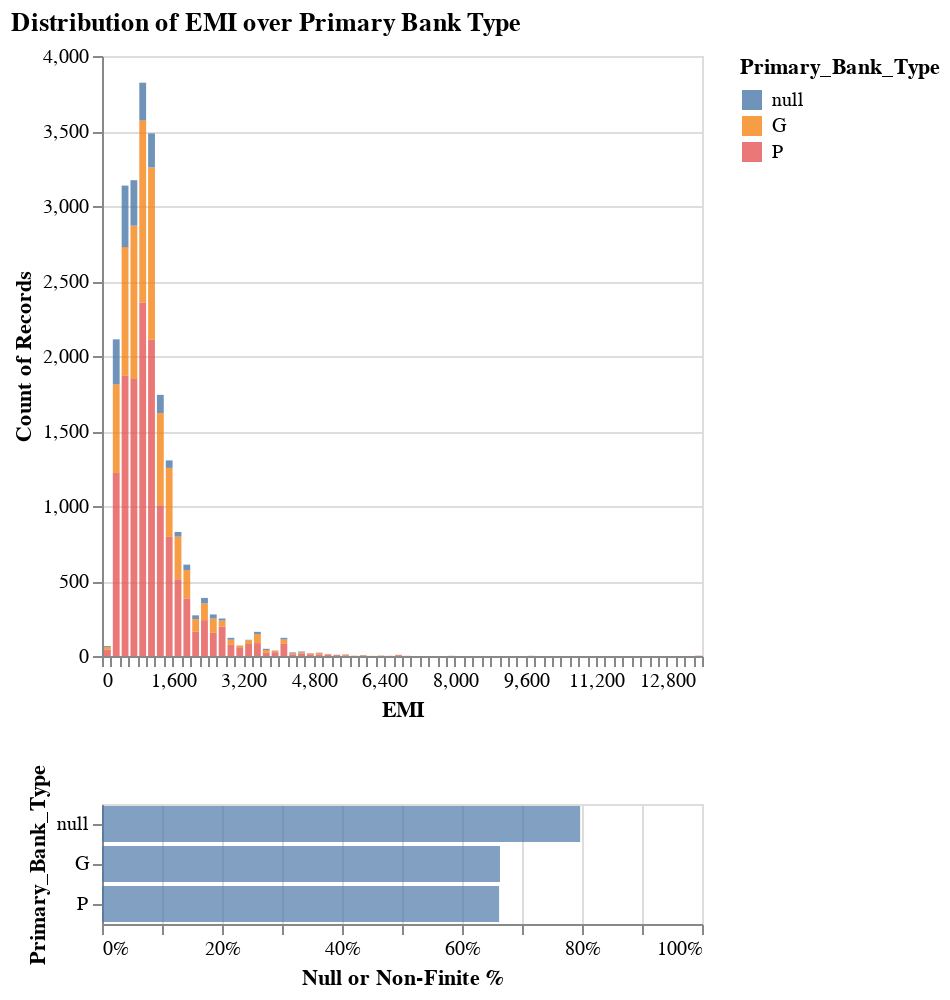

Notebook cell for this chart:
### Code cell
dia.plot_feature_distr(
    "EMI", 
    n_bins=100,  
    over = "Primary_Bank_Type"
).properties(
    title = alt.Title("Distribution of EMI over Primary Bank Type")
) # .interactive()

### Figure 1 — Vega specification as saved in the notebook (floating-point values rounded to 4 significant figures)
{"$schema": "https://vega.github.io/schema/vega/v5.json", "background": "white", "data": [{"name": "param_1_store"}, {"name": "source_0", "values": [{"Primary_Bank_Type": "P", "__count_end": 2357, "__count_start": 0, "bin_maxbins_100_EMI": 800, "bin_maxbins_100_EMI_end": 1000}, {"Primary_Bank_Type": "G", "__count_end": 69, "__count_start": 53, "bin_maxbins_100_EMI": 3000, "bin_maxbins_100_EMI_end": 3200}, {"Primary_Bank_Type": "P", "__count_end": 2108, "__count_start": 0, "bin_maxbins_100_EMI": 1000, "bin_maxbins_100_EMI_end": 1200}, {"Primary_Bank_Type": "G", "__count_end": 796, "__count_start": 511, "bin_maxbins_100_EMI": 1600, "bin_maxbins_100_EMI_end": 1800}, {"Primary_Bank_Type": "G", "__count_end": 2726, "__count_start": 1869, "bin_maxbins_100_EMI": 400, "bin_maxbins_100_EMI_end": 600}, {"Primary_Bank_Type": "P", "__count_end": 1847, "__count_start": 0, "bin_maxbins_100_EMI": 600, "bin_maxbins_100_EMI_end": 800}, {"Primary_Bank_Type": "P", "__count_end": 1005, "__count_start": 0, "bin_maxbins_100_EMI": 1200, "bin_maxbins_100_EMI_end": 1400}, {"Primary_Bank_Type": "P", "__count_end": 86, "__count_start": 0, "bin_maxbins_100_EMI": 3400, "bin_maxbins_100_EMI_end": 3600}, {"Primary_Bank_Type": "P", "__count_end": 511, "__count_start": 0, "bin_maxbins_100_EMI": 1600, "bin_maxbins_100_EMI_end": 1800}, {"Primary_Bank_Type": "G", "__count_end": 19, "__count_start": 11, "bin_maxbins_100_EMI": 4200, "bin_maxbins_100_EMI_end": 4400}, {"Primary_Bank_Type": "G", "__count_end": 1619, "__count_start": 1005, "bin_maxbins_100_EMI": 1200, "bin_maxbins_100_EMI_end": 1400}, {"Primary_Bank_Type": "P", "__count_end": 42, "__count_start": 0, "bin_maxbins_100_EMI": 0, "bin_maxbins_100_EMI_end": 200}, {"Primary_Bank_Type": "P", "__count_end": 1221, "__count_start": 0, "bin_maxbins_100_EMI": 200, "bin_maxbins_100_EMI_end": 400}, {"Primary_Bank_Type": "G", "__count_end": 2869, "__count_start": 1847, "bin_maxbins_100_EMI": 600, "bin_maxbins_100_EMI_end": 800}, {"Primary_Bank_Type": "P", "__count_end": 1869, "__count_start": 0, "bin_maxbins_100_EMI": 400, "bin_maxbins_100_EMI_end": 600}, {"Primary_Bank_Type": "G", "__count_end": 147, "__count_start": 86, "bin_maxbins_100_EMI": 3400, "bin_maxbins_100_EMI_end": 3600}, {"Primary_Bank_Type": "G", "__count_end": 1811, "__count_start": 1221, "bin_maxbins_100_EMI": 200, "bin_maxbins_100_EMI_end": 400}, {"Primary_Bank_Type": "P", "__count_end": 239, "__count_start": 0, "bin_maxbins_100_EMI": 2200, "bin_maxbins_100_EMI_end": 2400}, {"Primary_Bank_Type": "G", "__count_end": 3257, "__count_start": 2108, "bin_maxbins_100_EMI": 1000, "bin_maxbins_100_EMI_end": 1200}, {"Primary_Bank_Type": null, "__count_end": 3136, "__count_start": 2726, "bin_maxbins_100_EMI": 400, "bin_maxbins_100_EMI_end": 600}, {"Primary_Bank_Type": "P", "__count_end": 794, "__count_start": 0, "bin_maxbins_100_EMI": 1400, "bin_maxbins_100_EMI_end": 1600}, {"Primary_Bank_Type": "P", "__count_end": 5, "__count_start": 0, "bin_maxbins_100_EMI": 5400, "bin_maxbins_100_EMI_end": 5600}, {"Primary_Bank_Type": null, "__count_end": 2111, "__count_start": 1811, "bin_maxbins_100_EMI": 200, "bin_maxbins_100_EMI_end": 400}, {"Primary_Bank_Type": "P", "__count_end": 162, "__count_start": 0, "bin_maxbins_100_EMI": 2000, "bin_maxbins_100_EMI_end": 2200}, {"Primary_Bank_Type": "P", "__count_end": 53, "__count_start": 0, "bin_maxbins_100_EMI": 3000, "bin_maxbins_100_EMI_end": 3200}, {"Primary_Bank_Type": null, "__count_end": 3172, "__count_start": 2869, "bin_maxbins_100_EMI": 600, "bin_maxbins_100_EMI_end": 800}, {"Primary_Bank_Type": "G", "__count_end": 1254, "__count_start": 794, "bin_maxbins_100_EMI": 1400, "bin_maxbins_100_EMI_end": 1600}, {"Primary_Bank_Type": "P", "__count_end": 155, "__count_start": 0, "bin_maxbins_100_EMI": 2400, "bin_maxbins_100_EMI_end": 2600}, {"Primary_Bank_Type": "G", "__count_end": 3571, "__count_start": 2357, "bin_maxbins_100_EMI": 800, "bin_maxbins_100_EMI_end": 1000}, {"Primary_Bank_Type": "P", "__count_end": 384, "__count_start": 0, "bin_maxbins_100_EMI": 1800, "bin_maxbins_100_EMI_end": 2000}, {"Primary_Bank_Type": "G", "__count_end": 250, "__count_start": 155, "bin_maxbins_100_EMI": 2400, "bin_maxbins_100_EMI_end": 2600}, {"Primary_Bank_Type": null, "__count_end": 1741, "__count_start": 1619, "bin_maxbins_100_EMI": 1200, "bin_maxbins_100_EMI_end": 1400}, {"Primary_Bank_Type": "G", "__count_end": 351, "__count_start": 239, "bin_maxbins_100_EMI": 2200, "bin_maxbins_100_EMI_end": 2400}, {"Primary_Bank_Type": "G", "__count_end": 246, "__count_start": 162, "bin_maxbins_100_EMI": 2000, "bin_maxbins_100_EMI_end": 2200}, {"Primary_Bank_Type": null, "__count_end": 3484, "__count_start": 3257, "bin_maxbins_100_EMI": 1000, "bin_maxbins_100_EMI_end": 1200}, {"Primary_Bank_Type": "G", "__count_end": 1, "__count_start": 0, "bin_maxbins_100_EMI": 6000, "bin_maxbins_100_EMI_end": 6200}, {"Primary_Bank_Type": "G", "__count_end": 110, "__count_start": 81, "bin_maxbins_100_EMI": 4000, "bin_maxbins_100_EMI_end": 4200}, {"Primary_Bank_Type": null, "__count_end": 3822, "__count_start": 3571, "bin_maxbins_100_EMI": 800, "bin_maxbins_100_EMI_end": 1000}, {"Primary_Bank_Type": "G", "__count_end": 60, "__count_start": 42, "bin_maxbins_100_EMI": 0, "bin_maxbins_100_EMI_end": 200}, {"Primary_Bank_Type": "G", "__count_end": 573, "__count_start": 384, "bin_maxbins_100_EMI": 1800, "bin_maxbins_100_EMI_end": 2000}, {"Primary_Bank_Type": "P", "__count_end": 81, "__count_start": 0, "bin_maxbins_100_EMI": 4000, "bin_maxbins_100_EMI_end": 4200}, {"Primary_Bank_Type": null, "__count_end": 1304, "__count_start": 1254, "bin_maxbins_100_EMI": 1400, "bin_maxbins_100_EMI_end": 1600}, {"Primary_Bank_Type": "P", "__count_end": 21, "__count_start": 0, "bin_maxbins_100_EMI": 3600, "bin_maxbins_100_EMI_end": 3800}, {"Primary_Bank_Type": "G", "__count_end": 109, "__count_start": 75, "bin_maxbins_100_EMI": 2800, "bin_maxbins_100_EMI_end": 3000}, {"Primary_Bank_Type": "P", "__count_end": 80, "__count_start": 0, "bin_maxbins_100_EMI": 3200, "bin_maxbins_100_EMI_end": 3400}, {"Primary_Bank_Type": "P", "__count_end": 196, "__count_start": 0, "bin_maxbins_100_EMI": 2600, "bin_maxbins_100_EMI_end": 2800}, {"Primary_Bank_Type": "P", "__count_end": 75, "__count_start": 0, "bin_maxbins_100_EMI": 2800, "bin_maxbins_100_EMI_end": 3000}, {"Primary_Bank_Type": null, "__count_end": 277, "__count_start": 250, "bin_maxbins_100_EMI": 2400, "bin_maxbins_100_EMI_end": 2600}, {"Primary_Bank_Type": "P", "__count_end": 6, "__count_start": 0, "bin_maxbins_100_EMI": 5200, "bin_maxbins_100_EMI_end": 5400}, {"Primary_Bank_Type": "P", "__count_end": 9, "__count_start": 0, "bin_maxbins_100_EMI": 5000, "bin_maxbins_100_EMI_end": 5200}, {"Primary_Bank_Type": "G", "__count_end": 20, "__count_start": 10, "bin_maxbins_100_EMI": 4800, "bin_maxbins_100_EMI_end": 5000}, {"Primary_Bank_Type": "G", "__count_end": 237, "__count_start": 196, "bin_maxbins_100_EMI": 2600, "bin_maxbins_100_EMI_end": 2800}, {"Primary_Bank_Type": "P", "__count_end": 11, "__count_start": 0, "bin_maxbins_100_EMI": 4200, "bin_maxbins_100_EMI_end": 4400}, {"Primary_Bank_Type": "G", "__count_end": 34, "__count_start": 25, "bin_maxbins_100_EMI": 3800, "bin_maxbins_100_EMI_end": 4000}, {"Primary_Bank_Type": "G", "__count_end": 40, "__count_start": 21, "bin_maxbins_100_EMI": 3600, "bin_maxbins_100_EMI_end": 3800}, {"Primary_Bank_Type": "G", "__count_end": 105, "__count_start": 80, "bin_maxbins_100_EMI": 3200, "bin_maxbins_100_EMI_end": 3400}, {"Primary_Bank_Type": null, "__count_end": 271, "__count_start": 246, "bin_maxbins_100_EMI": 2000, "bin_maxbins_100_EMI_end": 2200}, {"Primary_Bank_Type": null, "__count_end": 121, "__count_start": 109, "bin_maxbins_100_EMI": 2800, "bin_maxbins_100_EMI_end": 3000}, {"Primary_Bank_Type": null, "__count_end": 609, "__count_start": 573, "bin_maxbins_100_EMI": 1800, "bin_maxbins_100_EMI_end": 2000}, {"Primary_Bank_Type": null, "__count_end": 387, "__count_start": 351, "bin_maxbins_100_EMI": 2200, "bin_maxbins_100_EMI_end": 2400}, {"Primary_Bank_Type": null, "__count_end": 250, "__count_start": 237, "bin_maxbins_100_EMI": 2600, "bin_maxbins_100_EMI_end": 2800}, {"Primary_Bank_Type": "P", "__count_end": 25, "__count_start": 0, "bin_maxbins_100_EMI": 3800, "bin_maxbins_100_EMI_end": 4000}, {"Primary_Bank_Type": null, "__count_end": 161, "__count_start": 147, "bin_maxbins_100_EMI": 3400, "bin_maxbins_100_EMI_end": 3600}, {"Primary_Bank_Type": null, "__count_end": 827, "__count_start": 796, "bin_maxbins_100_EMI": 1600, "bin_maxbins_100_EMI_end": 1800}, {"Primary_Bank_Type": null, "__count_end": 48, "__count_start": 40, "bin_maxbins_100_EMI": 3600, "bin_maxbins_100_EMI_end": 3800}, {"Primary_Bank_Type": "P", "__count_end": 18, "__count_start": 0, "bin_maxbins_100_EMI": 4400, "bin_maxbins_100_EMI_end": 4600}, {"Primary_Bank_Type": null, "__count_end": 8, "__count_start": 6, "bin_maxbins_100_EMI": 5200, "bin_maxbins_100_EMI_end": 5400}, {"Primary_Bank_Type": "P", "__count_end": 2, "__count_start": 0, "bin_maxbins_100_EMI": 13400, "bin_maxbins_100_EMI_end": 13600}, {"Primary_Bank_Type": null, "__count_end": 66, "__count_start": 60, "bin_maxbins_100_EMI": 0, "bin_maxbins_100_EMI_end": 200}, {"Primary_Bank_Type": "P", "__count_end": 12, "__count_start": 0, "bin_maxbins_100_EMI": 4600, "bin_maxbins_100_EMI_end": 4800}, {"Primary_Bank_Type": "P", "__count_end": 1, "__count_start": 0, "bin_maxbins_100_EMI": 7800, "bin_maxbins_100_EMI_end": 8000}, {"Primary_Bank_Type": null, "__count_end": 121, "__count_start": 110, "bin_maxbins_100_EMI": 4000, "bin_maxbins_100_EMI_end": 4200}, {"Primary_Bank_Type": null, "__count_end": 19, "__count_start": 17, "bin_maxbins_100_EMI": 4600, "bin_maxbins_100_EMI_end": 4800}, {"Primary_Bank_Type": "G", "__count_end": 25, "__count_start": 18, "bin_maxbins_100_EMI": 4400, "bin_maxbins_100_EMI_end": 4600}, {"Primary_Bank_Type": "G", "__count_end": 8, "__count_start": 5, "bin_maxbins_100_EMI": 6600, "bin_maxbins_100_EMI_end": 6800}, {"Primary_Bank_Type": "P", "__count_end": 5, "__count_start": 0, "bin_maxbins_100_EMI": 6600, "bin_maxbins_100_EMI_end": 6800}, {"Primary_Bank_Type": "G", "__count_end": 5, "__count_start": 3, "bin_maxbins_100_EMI": 5800, "bin_maxbins_100_EMI_end": 6000}, {"Primary_Bank_Type": null, "__count_end": 14, "__count_start": 13, "bin_maxbins_100_EMI": 5000, "bin_maxbins_100_EMI_end": 5200}, {"Primary_Bank_Type": "G", "__count_end": 10, "__count_start": 5, "bin_maxbins_100_EMI": 5400, "bin_maxbins_100_EMI_end": 5600}, {"Primary_Bank_Type": "G", "__count_end": 13, "__count_start": 9, "bin_maxbins_100_EMI": 5000, "bin_maxbins_100_EMI_end": 5200}, {"Primary_Bank_Type": "G", "__count_end": 17, "__count_start": 12, "bin_maxbins_100_EMI": 4600, "bin_maxbins_100_EMI_end": 4800}, {"Primary_Bank_Type": "G", "__count_end": 3, "__count_start": 1, "bin_maxbins_100_EMI": 6200, "bin_maxbins_100_EMI_end": 6400}, {"Primary_Bank_Type": "P", "__count_end": 3, "__count_start": 0, "bin_maxbins_100_EMI": 5800, "bin_maxbins_100_EMI_end": 6000}, {"Primary_Bank_Type": null, "__count_end": 30, "__count_start": 25, "bin_maxbins_100_EMI": 4400, "bin_maxbins_100_EMI_end": 4600}, {"Primary_Bank_Type": "P", "__count_end": 10, "__count_start": 0, "bin_maxbins_100_EMI": 4800, "bin_maxbins_100_EMI_end": 5000}, {"Primary_Bank_Type": null, "__count_end": 108, "__count_start": 105, "bin_maxbins_100_EMI": 3200, "bin_maxbins_100_EMI_end": 3400}, {"Primary_Bank_Type": null, "__count_end": 36, "__count_start": 34, "bin_maxbins_100_EMI": 3800, "bin_maxbins_100_EMI_end": 4000}, {"Primary_Bank_Type": "P", "__count_end": 1, "__count_start": 0, "bin_maxbins_100_EMI": 5600, "bin_maxbins_100_EMI_end": 5800}, {"Primary_Bank_Type": "P", "__count_end": 1, "__count_start": 0, "bin_maxbins_100_EMI": 6400, "bin_maxbins_100_EMI_end": 6600}, {"Primary_Bank_Type": null, "__count_end": 22, "__count_start": 20, "bin_maxbins_100_EMI": 4800, "bin_maxbins_100_EMI_end": 5000}, {"Primary_Bank_Type": "P", "__count_end": 1, "__count_start": 0, "bin_maxbins_100_EMI": 6200, "bin_maxbins_100_EMI_end": 6400}, {"Primary_Bank_Type": null, "__count_end": 6, "__count_start": 5, "bin_maxbins_100_EMI": 5800, "bin_maxbins_100_EMI_end": 6000}, {"Primary_Bank_Type": "G", "__count_end": 2, "__count_start": 1, "bin_maxbins_100_EMI": 5600, "bin_maxbins_100_EMI_end": 5800}, {"Primary_Bank_Type": null, "__count_end": 24, "__count_start": 19, "bin_maxbins_100_EMI": 4200, "bin_maxbins_100_EMI_end": 4400}, {"Primary_Bank_Type": "P", "__count_end": 1, "__count_start": 0, "bin_maxbins_100_EMI": 6800, "bin_maxbins_100_EMI_end": 7000}, {"Primary_Bank_Type": "P", "__count_end": 1, "__count_start": 0, "bin_maxbins_100_EMI": 9600, "bin_maxbins_100_EMI_end": 9800}, {"Primary_Bank_Type": null, "__count_end": 11, "__count_start": 10, "bin_maxbins_100_EMI": 5400, "bin_maxbins_100_EMI_end": 5600}, {"Primary_Bank_Type": null, "__count_end": 70, "__count_start": 69, "bin_maxbins_100_EMI": 3000, "bin_maxbins_100_EMI_end": 3200}]}, {"name": "source_1", "values": [{"Primary_Bank_Type": "G", "pcts": 0.6633, "pcts_end": 0.6633, "pcts_start": 0}, {"Primary_Bank_Type": null, "pcts": 0.7969, "pcts_end": 0.7969, "pcts_start": 0}, {"Primary_Bank_Type": "P", "pcts": 0.6618, "pcts_end": 0.6618, "pcts_start": 0}]}, {"name": "source_0_color_domain_Primary_Bank_Type", "values": [{"Primary_Bank_Type": "P"}, {"Primary_Bank_Type": "G"}, {"Primary_Bank_Type": null}]}, {"name": "source_1_concat_1_y_domain_Primary_Bank_Type", "values": [{"Primary_Bank_Type": "G"}, {"Primary_Bank_Type": null}, {"Primary_Bank_Type": "P"}]}], "layout": {"align": "each", "bounds": "full", "columns": 1, "padding": 20}, "legends": [{"encode": {"entries": {"interactive": true, "name": "Primary_Bank_Type_legend_entries", "update": {"fill": {"value": "transparent"}}}, "labels": {"interactive": true, "name": "Primary_Bank_Type_legend_labels", "update": {"opacity": [{"test": "(!length(data(\"param_1_store\")) || (param_1[\"Primary_Bank_Type\"] && indexof(param_1[\"Primary_Bank_Type\"], datum.value) >= 0))", "value": 1}, {"value": 0.35}]}}, "symbols": {"interactive": true, "name": "Primary_Bank_Type_legend_symbols", "update": {"opacity": [{"test": "(!length(data(\"param_1_store\")) || (param_1[\"Primary_Bank_Type\"] && indexof(param_1[\"Primary_Bank_Type\"], datum.value) >= 0))", "value": 0.8}, {"value": 0.35}]}}}, "fill": "color", "symbolType": "square", "title": "Primary_Bank_Type"}], "marks": [{"axes": [{"aria": false, "domain": false, "grid": true, "gridScale": "view_1_x", "labels": false, "maxExtent": 0, "minExtent": 0, "orient": "left", "scale": "view_1_y", "tickCount": {"signal": "ceil(view_1_height/40)"}, "ticks": false, "zindex": 0}, {"grid": false, "labelFlush": true, "labelOverlap": true, "orient": "bottom", "scale": "view_1_x", "tickCount": {"signal": "ceil(width/10)"}, "title": "EMI", "zindex": 0}, {"grid": false, "labelOverlap": true, "orient": "left", "scale": "view_1_y", "tickCount": {"signal": "ceil(view_1_height/40)"}, "title": "Count of Records", "zindex": 0}], "encode": {"update": {"height": {"signal": "view_1_height"}, "width": {"signal": "width"}}}, "marks": [{"encode": {"update": {"fill": {"field": "Primary_Bank_Type", "scale": "color"}, "opacity": [{"test": "!length(data(\"param_1_store\")) || vlSelectionTest(\"param_1_store\", datum)", "value": 0.8}, {"value": 0.2}], "x": {"field": "bin_maxbins_100_EMI_end", "offset": {"signal": "0.5 + (abs(scale(\"view_1_x\", datum[\"bin_maxbins_100_EMI_end\"]) - scale(\"view_1_x\", datum[\"bin_maxbins_100_EMI\"])) < 0.25 ? 0.5 * (0.25 - (abs(scale(\"view_1_x\", datum[\"bin_maxbins_100_EMI_end\"]) - scale(\"view_1_x\", datum[\"bin_maxbins_100_EMI\"])))) : -0.5)"}, "scale": "view_1_x"}, "x2": {"field": "bin_maxbins_100_EMI", "offset": {"signal": "0.5 + (abs(scale(\"view_1_x\", datum[\"bin_maxbins_100_EMI_end\"]) - scale(\"view_1_x\", datum[\"bin_maxbins_100_EMI\"])) < 0.25 ? -0.5 * (0.25 - (abs(scale(\"view_1_x\", datum[\"bin_maxbins_100_EMI_end\"]) - scale(\"view_1_x\", datum[\"bin_maxbins_100_EMI\"])))) : 0.5)"}, "scale": "view_1_x"}, "y": {"field": "__count_end", "scale": "view_1_y"}, "y2": {"field": "__count_start", "scale": "view_1_y"}}}, "from": {"data": "source_0"}, "interactive": true, "name": "view_1_marks", "style": ["bar"], "type": "rect"}], "name": "view_1_group", "signals": [{"name": "param_1_tuple", "update": "param_1_Primary_Bank_Type_legend !== null ? {fields: param_1_tuple_fields, values: [param_1_Primary_Bank_Type_legend]} : null"}, {"name": "param_1_tuple_fields", "value": [{"field": "Primary_Bank_Type", "type": "E"}]}, {"name": "param_1_toggle", "on": [{"events": {"merge": [{"source": "view", "type": "click"}]}, "update": "event.shiftKey"}], "value": false}, {"name": "param_1_modify", "on": [{"events": {"signal": "param_1_tuple"}, "update": "modify(\"param_1_store\", param_1_toggle ? null : param_1_tuple, param_1_toggle ? null : true, param_1_toggle ? param_1_tuple : null)"}]}], "style": "cell", "type": "group"}, {"axes": [{"aria": false, "domain": false, "grid": true, "gridScale": "concat_1_y", "labels": false, "maxExtent": 0, "minExtent": 0, "orient": "bottom", "scale": "concat_1_x", "tickCount": {"signal": "ceil(width/40)"}, "ticks": false, "zindex": 0}, {"format": ".0%", "grid": false, "labelFlush": true, "labelOverlap": true, "orient": "bottom", "scale": "concat_1_x", "tickCount": {"signal": "ceil(width/40)"}, "title": "Null or Non-Finite %", "zindex": 0}, {"grid": false, "orient": "left", "scale": "concat_1_y", "title": "Primary_Bank_Type", "zindex": 0}], "encode": {"update": {"height": {"signal": "concat_1_height"}, "width": {"signal": "width"}}}, "marks": [{"encode": {"update": {"fill": {"value": "#4c78a8"}, "height": {"signal": "max(0.25, bandwidth('concat_1_y'))"}, "opacity": {"value": 0.7}, "tooltip": {"signal": "{\"Null or Non-Finite %\": format(datum[\"pcts\"], \"\")}"}, "x": {"field": "pcts_end", "scale": "concat_1_x"}, "x2": {"field": "pcts_start", "scale": "concat_1_x"}, "y": {"field": "Primary_Bank_Type", "scale": "concat_1_y"}}}, "from": {"data": "source_1"}, "interactive": true, "name": "concat_1_marks", "style": ["bar"], "type": "rect"}], "name": "concat_1_group", "style": "cell", "type": "group"}], "padding": 5, "scales": [{"domain": {"data": "source_0_color_domain_Primary_Bank_Type", "field": "Primary_Bank_Type", "sort": true}, "name": "color", "range": "category", "type": "ordinal"}, {"bins": {"signal": "view_1_bin_maxbins_100_EMI_bins"}, "domain": {"signal": "[view_1_bin_maxbins_100_EMI_bins.start, view_1_bin_maxbins_100_EMI_bins.stop]"}, "name": "view_1_x", "range": [0, {"signal": "width"}], "type": "linear", "zero": false}, {"domain": {"data": "source_0", "fields": ["__count_start", "__count_end"]}, "name": "view_1_y", "nice": true, "range": [{"signal": "view_1_height"}, 0], "type": "linear", "zero": true}, {"domain": [0, 1], "name": "concat_1_x", "range": [0, {"signal": "width"}], "type": "linear", "zero": true}, {"domain": {"data": "source_1_concat_1_y_domain_Primary_Bank_Type", "field": "Primary_Bank_Type", "sort": true}, "name": "concat_1_y", "paddingInner": 0.1, "paddingOuter": 0.05, "range": {"step": {"signal": "concat_1_y_step"}}, "type": "band"}], "signals": [{"name": "view_1_bin_maxbins_100_EMI_bins", "value": {"fields": ["EMI"], "fname": "bin_EMI", "start": 0, "step": 200, "stop": 13600}}, {"name": "view_1_height", "value": 300}, {"name": "concat_1_y_step", "value": 20}, {"name": "concat_1_height", "update": "bandspace(domain('concat_1_y').length, 0.1, 0.05) * concat_1_y_step"}, {"name": "unit", "on": [{"events": "pointermove", "update": "isTuple(group()) ? group() : unit"}], "value": {}}, {"name": "param_1_Primary_Bank_Type_legend", "on": [{"events": [{"markname": "Primary_Bank_Type_legend_symbols", "source": "view", "type": "click"}, {"markname": "Primary_Bank_Type_legend_labels", "source": "view", "type": "click"}, {"markname": "Primary_Bank_Type_legend_entries", "source": "view", "type": "click"}], "force": true, "update": "isDefined(datum.value) ? datum.value : item().items[0].items[0].datum.value"}, {"events": [{"source": "view", "type": "click"}], "force": true, "update": "!event.item || !datum ? null : param_1_Primary_Bank_Type_legend"}], "value": null}, {"name": "param_1", "update": "vlSelectionResolve(\"param_1_store\", \"union\", true, true)"}], "title": {"anchor": "start", "text": "Distribution of EMI over Primary Bank Type"}, "width": 300}
